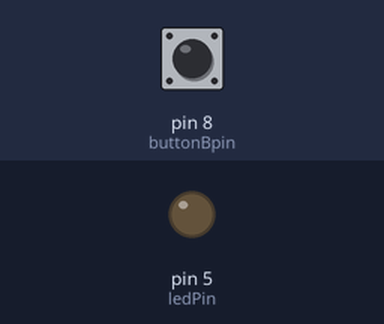
A sketch run on a simulated Arduino Uno, built with avr-gcc and run on an emulated ATmega328P. Shown: output pins drawn as LEDs (lit = HIGH). Dashed ring = blinking. Inputs (shaded band) come from the test bench; at power-on: pin 8 (buttonBpin) HIGH.

Above: at 1.2 s.
1.3 s: pin 8 (buttonBpin) pulsed LOW 5 times (0.12 s each, 0.3 s apart)
At 1.75 s:
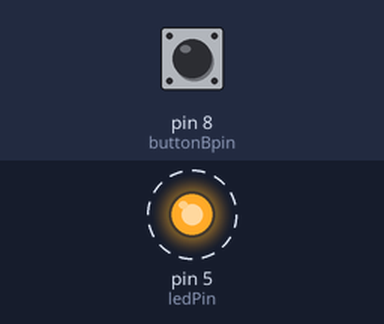
4.3 s: pin 8 (buttonBpin) pulled LOW for 0.15 s
At 5.4 s:
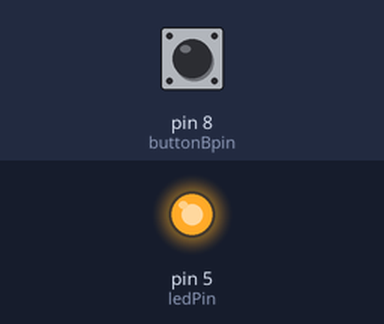
5.9 s: pin 8 (buttonBpin) pulled LOW for 1 s
At 6.6 s:
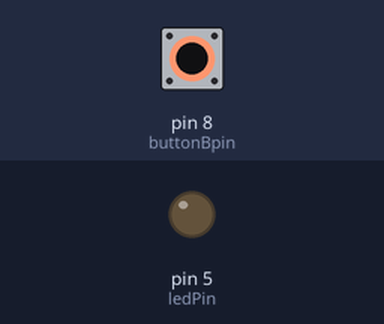
Timing chart, 0 to 8.9 s (numbered marks = the images above; inputs shaded):
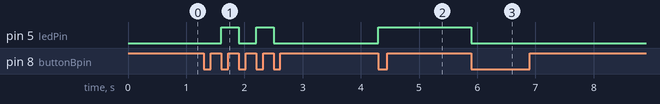

The sketch:

toggleLight.ino
```cpp
int ledPin = 5;
int buttonApin = 9;
int buttonBpin = 8;

void setup()
{
  pinMode(ledPin, OUTPUT);
  pinMode(buttonApin, INPUT_PULLUP);
  pinMode(buttonBpin, INPUT_PULLUP);
}

int state = HIGH;
bool stillPushed = false;

void loop()
{
  if (digitalRead(buttonBpin) == LOW)
  {
    if (!stillPushed) {
      state ^= 1;
      digitalWrite(ledPin, state);
    }
    stillPushed = true;
  } else {
    stillPushed = false;
  }
}
```

Measured:
- after the input at 1.3 s, pin 5 (ledPin): alternates HIGH for 0.30 s and LOW for 0.30 s, 4 changes in all, then stays LOW, starting after 0.30 s
- after the input at 4.3 s, pin 5 (ledPin): LOW → HIGH at once
- after the input at 5.9 s, pin 5 (ledPin): HIGH → LOW at once
